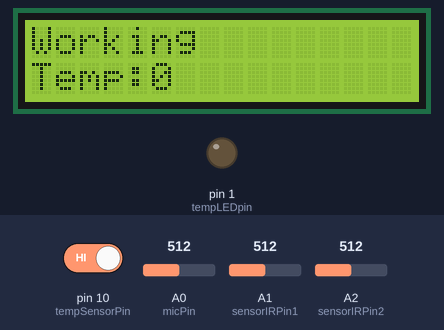
A sketch run on a simulated Arduino Uno, built with avr-gcc and run on an emulated ATmega328P. Parts: 16×2 character LCD, output pins drawn as LEDs (lit = HIGH). Inputs (shaded band) come from the test bench; at power-on: pin 10 (tempSensorPin) HIGH, A0 (micPin) = 512, A1 (sensorIRPin1) = 512, A2 (sensorIRPin2) = 512.

Above: at 0.1 s.
At 51.2 s:
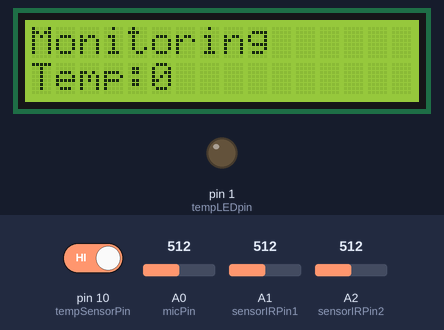

The sketch:

COMBINED.ino
```cpp
#define micPin A0
#define sensorIRPin1 A1
#define sensorIRPin2 A2
#define tempSensorPin 10
#define tempLEDpin 1
#define tempBuzzerpin 11
//definitions for alearting system
bool alerting=false;
bool alertFirstTime=false;
//
//definitons for temperature sensor
#define buzzerFreq 1000
int cntTemp=0;  // cycle counter
#define cycle 50 // how many cycles to average
#define thresholdTemp 32 //above which temperature alert starts
double sumTemp=0;
double currentTemp;
char buf[10];
double prevTemp=0;
//

//definitions for GSM
#include <GSM.h>
#define PINNUMBER ""
GSM gsmAccess; // include a 'true' parameter for debug enabled
GSM_SMS sms;
char remoteNumber[20]= "6591177498"; //remote number
unsigned long SMStimer;
//

//definitions for IR
float IRvalue;
float baseDistance1,baseDistance2;
//

//definition for LCD
#include<LiquidCrystal.h>
LiquidCrystal LCD(13,12,5,6,9,8);

//

//definition for Mic
int currentValue;
int maxValue;
int minValue;
unsigned long timer;
#define sampleSpan 5 // Amount in milliseconds to sample data
int volume; // this roughly goes from 0 to 700
int volThreshold=1000;
//----------------------------------------------------------------
void setup(){
  //Serial.begin(9600);
  Serial.println("Initializing");
  LCD.begin(16,2);//setup for LCD
  LCDprint("Initializing");
  //setup for temperature sensor
  pinMode(tempSensorPin,INPUT);
  pinMode(tempLEDpin,OUTPUT);
  digitalWrite(tempLEDpin,LOW);
  //

  //setup for GSM shield
  boolean notConnected = true;
  // If your SIM has PIN, pass it as a parameter of begin() in quotes
  /*
  LCDprint("GSM initializing");
  while(notConnected)
  {
    if(gsmAccess.begin(PINNUMBER)==GSM_READY)
      notConnected = false;
    else
    {
      Serial.println("GSM Not connected");
      delay(1000);
    }
  }
  SMStimer=0;
  Serial.println("GSM initialized");
  //*/

  resetValues();//setup for mic

  //setup for IR;
  baseDistance1=analogRead(sensorIRPin1);
  baseDistance1=10650.08*pow(baseDistance1,-0.935)-10;
  baseDistance2=analogRead(sensorIRPin2);
  baseDistance2=10650.08*pow(baseDistance2,-0.935)-10;
  //

  LCDprint("Working");
  for(int i=1;i<=cycle;i++)
    readTemp();
}
//----------------------------------------------------------------
void loop(){
  alerting=false;
  alertFirstTime=false;
  readTemp();
  alertFirstTime=false;
  readIR();
  alertFirstTime=false;
  readMic();
  if(alerting){
    tone(tempBuzzerpin,buzzerFreq);
    digitalWrite(tempLEDpin,HIGH);
    alerting=false;
  }else{
    noTone(tempBuzzerpin);
    digitalWrite(tempLEDpin,LOW);
    LCDprint("Monitoring");
  }
  delay(2000);
}
//----------------------------------------------------------------
void readTemp(){
  //dealing with temperature
  currentTemp=readPWM(tempSensorPin); //current reading
  if(currentTemp!=-1){
    for(int i=1;i<=cycle;i++){
      cntTemp++;
      currentTemp=(currentTemp-0.32)/0.0047;
      sumTemp+=currentTemp;
      currentTemp=readPWM(tempSensorPin);
    }
    if(cntTemp>=cycle){
      sumTemp=sumTemp/cycle;
      Serial.print("current temperature:");
      Serial.println(sumTemp);
      prevTemp=sumTemp;
      if(round(sumTemp)>thresholdTemp){ //alerting
        if(alertFirstTime){
          alerting=true;
          LCDprint("Temp Too High!");
          sendSMS("Temperature too high!");
        }else{
          alertFirstTime=true;
          cntTemp=0;
          sumTemp=0;
          readTemp();
        }
      }
      cntTemp=0;
      sumTemp=0;
    }
  }
}
//----------------------------------------------------------------
double readPWM(int pin){  //temperature sensor reader
  long highTime=0;
  long lowTime=0;
  long tempPulse=pulseIn(pin,HIGH);
  if(tempPulse==0){  //testing for switch
    Serial.println("Temperature Sensor Disabled!");
    return -1;
  }
  if(tempPulse>highTime){
    highTime=tempPulse;
  }
  tempPulse=pulseIn(pin,LOW);
  if(tempPulse>lowTime){
    lowTime=tempPulse;
  }
  return ((highTime/(double(lowTime+highTime))));
}
//----------------------------------------------------------------
void readIR(){
  analogReference(EXTERNAL);
  IRvalue=analogRead(sensorIRPin1);
  IRvalue=10650.08*pow(IRvalue,-0.935)-10;
  if(IRvalue==6.34)return;
  Serial.print("Distance1 in cm: ");
  Serial.println(IRvalue);
  if(((baseDistance1-IRvalue)/baseDistance1)>0.2){
    if(alertFirstTime){
      LCDprint("Baby moving!");
      sendSMS("Your baby is moving!");
      alerting=true;}
    else{
      alertFirstTime=true;
      readIR();
    }
  }
  IRvalue=analogRead(sensorIRPin2);
  IRvalue=10650.08*pow(IRvalue,-0.935)-10;
  Serial.print("Distance2 in cm: ");
  Serial.println(IRvalue);
  if(((baseDistance2-IRvalue)/baseDistance2)>0.2){
    if(alertFirstTime){
      LCDprint("Baby moving!");
      sendSMS("Your baby is moving!");
      alerting=true;
    }else{
      alertFirstTime=true;
      readIR();
    }
  }
  analogReference(DEFAULT);
}
//----------------------------------------------------------------
void readMic(){
  analogReference(DEFAULT);
  for(int i=0;i<200;i++){
  currentValue = analogRead(micPin);

  if(currentValue<minValue){
    minValue=currentValue;
  }
  if(currentValue>maxValue){
    maxValue=currentValue;
  }
  if(millis()-timer>=sampleSpan){
    volume=maxValue-minValue;
    Serial.print("Volume:");
    Serial.println(volume);
    if(volume>=volThreshold){
      if(alertFirstTime){
        Serial.println("------------------------------------");
        alerting=true;
        LCDprint("Baby crying!");
        sendSMS("Your baby is crying!");
      }else{
        alertFirstTime=true;
        readMic();
      }
    }
    resetValues();
  }
  }
}
//----------------------------------------------------------------
void resetValues() // for mic
{
  maxValue = 0;
  minValue = 1024;
  timer = millis();
}
//----------------------------------------------------------------
void sendSMS(char txt[]){ //sending SMS
  return;
  if(SMStimer!=0){
    if(millis()-SMStimer<300000)return;
    else SMStimer=millis();
  }else SMStimer=millis();
  Serial.print("Message to mobile number: ");
  Serial.println(remoteNumber);

  // sms text
  Serial.println("SENDING");
  Serial.println();
  Serial.println("Message:");
  Serial.println(txt);

  // send the message
  sms.beginSMS(remoteNumber);
  sms.print(txt);
  sms.endSMS();
  Serial.println("\nCOMPLETE!\n");
}
//----------------------------------------------------------------
void LCDprint(char txt[]){
  LCD.clear();
  LCD.setCursor(0,0);
  LCD.print(txt);
  LCD.setCursor(0,1);
  LCD.print("Temp:");
  LCD.print(round(prevTemp));
}
```
